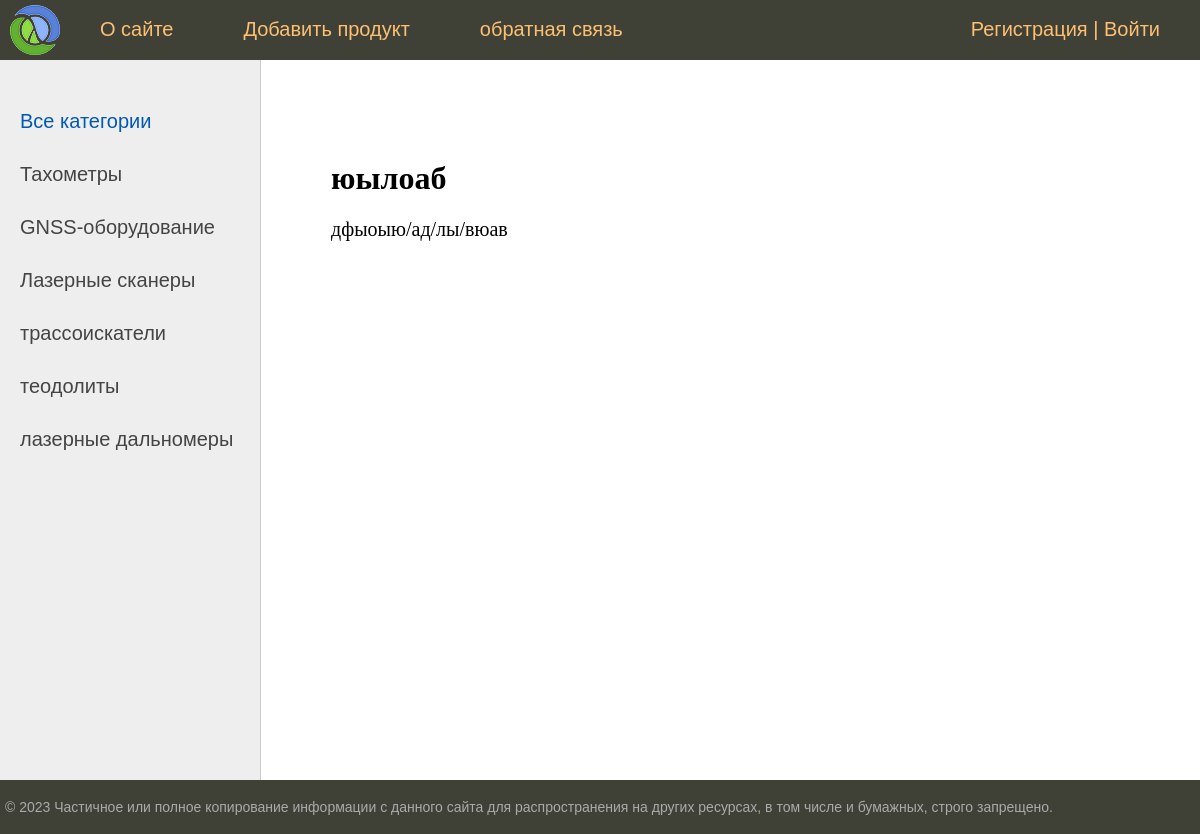
Page /product/yuyloab on the committed database.
### equipment/models.py (models this page shows, shortened)
class Category(models.Model):
    name = models.CharField(max_length=100, db_index=True, verbose_name="Категория")
    slug = models.SlugField(max_length=255, db_index=True, unique=True, verbose_name="URL")
    def get_absolute_url(self):
        return reverse('category', kwargs={'cat_slug': self.slug})
    class Meta:
        verbose_name="Категории"
        verbose_name_plural = "Категории"
        ordering = ['id']

class Equipment(models.Model):
    title = models.CharField(max_length=255, verbose_name="Название")
    slug = models.SlugField(max_length=255, unique=True, db_index=True, verbose_name="URL")
    price = models.IntegerField(verbose_name="Цена")
    content = models.TextField(blank=True, verbose_name="Описание")
    photo = models.ImageField(upload_to="photos/%Y/%m/%d/", blank=True, verbose_name="Фото")
    is_published = models.BooleanField(default=True, verbose_name="Наличие")
    time_create = models.DateTimeField(auto_now=True, verbose_name="Время создания")
    cat = models.ForeignKey('Category', on_delete=models.PROTECT, verbose_name="Категория")
    def __str__(self):
        return self.title
    class Meta:
        verbose_name = "Продукция/Товары"
        verbose_name_plural = "Продукция/Товары"
        ordering = ['-time_create', 'title']

### equipment/views.py (the view)
# urls.py: path('product/<slug:prod_slug>', show_prod.as_view(), name='prod'),
class show_prod(DataMixin, DetailView):
    model = Equipment
    template_name = 'equipment/product.html'
    slug_url_kwarg = 'prod_slug'
    context_object_name = 'product'
    def get_context_data(self, *, object_list=None, **kwargs):
        context = super().get_context_data(**kwargs)
        c_def = self.get_user_context(title=context['product'])
        return dict(list(context.items()) + list(c_def.items()))

### equipment/utils.py (called while the page is built)
    def get_user_context(self, **kwargs):
        context = kwargs
        cats = Category.objects.all()
        context['menu'] = menu
        context['cats'] = cats
        if 'cat_selected' not in context:
            context['cat_selected'] = 0
        return context

### equipment/templates/equipment/product.html (shortened to what this page needs)
{% extends 'equipment/base.html' %}
{% block content %}
    <h1>{{product.title}}</h1>
{{product.content|linebreaks}}
{% endblock %}

### equipment/templates/equipment/base.html (shortened to what this page needs)
{% load static %}
{% load equipment_tags %}
<!DOCTYPE html>
<html>
<head>
	<link type="text/css" href="{% static 'equipment/css/style.css' %}" rel="stylesheet" />
</head>
<body>
<table class="table-page" border=0 cellpadding="0" cellspacing="0">
<tr><td valign=top>
{% block mainmenu %}
		<div class="header">
			<ul id="mainmenu" class="mainmenu">
			<li class="logo"><a href="{% url 'home' %}"><div class="logo"></div></a></li>
{% for m in menu %}
			<li><a href="{% url m.url_name %}">{{m.title}}</a></li>
{% endfor %}
				{% if request.user.is_authenticated %}
				<li class="last">{{user.username}} | <a href="{% url 'logout' %}">Выйти</a></li>
				{% else %}
				<li class="last"><a href="{% url 'register' %}">Регистрация</a> | <a href="{% url 'login' %}">Войти</a></li>
				{% endif %}
			</ul>
		</div>
{% endblock mainmenu %}
<table class="table-content" border=0 cellpadding="0" cellspacing="0">
<tr>
	<td valign="top" class="left-chapters">
	<ul id="leftchapters">
	{% if cat_selected == 0 %}
		<li class="selected">Все категории</li>
	{% else %}
			<li><a href="{% url 'home' %}">Все категории</a></li>
	{% endif %}
	{% for c in cats %}
		{% if c.pk == cat.selected %}
			<li class="selected">{{c.name}}</li>
		{% else %}
			<li><a href="{{ c.get_absolute_url }}">{{c.name}}</a></li>
		{% endif %}
	{% endfor %}
	</ul>
</td>
<td valign="top" class="content">
	<div class="content-text">
{% block content %}
{% endblock %}
</td></tr></table>
</td></tr>
<tr><td valign=top>
	<div id="footer">
		<p>&copy; 2023 Частичное или полное копирование информации с данного сайта для распространения на других ресурсах, в том числе и бумажных, строго запрещено.</p>
	</div>
</td></tr></table>
</body>
</html>

### equipment/static/equipment/css/style.css (style rules this page uses)
html, body { font-family: 'Arial'; margin: 0; padding: 0; height: 100%; width: 100%; color: #444; }
a { color: #0059b2; text-decoration: none; }
.table-page { width: 100%; height: 100%; vertical-align: top; }
.table-page tr { height: 100%; }
.header { background: #3F4137; height: 60px; }
.logo { background: url('../images/logo.png') no-repeat 10px 5px; width: 70px; height: 60px; }
ul.mainmenu { list-style: none; margin: 0; padding: 0; height: 60px; color: #fdc073; font-size: 20px; overflow: hidden; }
ul.mainmenu li { float: left; margin: 18px 40px 0 30px; }
ul.mainmenu li.logo { margin: 0; }
ul.mainmenu li.last { float: right; }
ul.mainmenu li a { color: #fdc073; text-decoration: none; }
.table-content { width: 100%; min-height: 100%; height: 100%; }
.left-chapters { margin: 0; background: #eee; border-right: 1px solid #ccc; min-height: 100%; }
.left-chapters ul { width: 230px; min-height: 100%; margin: 0; padding: 20px 10px 10px 20px; list-style: none; font-size: 20px; }
.left-chapters ul li { margin: 30px 0 0 0; color: #999; }
.left-chapters ul li.selected { color: #0059b2; }
.left-chapters ul li a { color: #444; text-decoration: none; }
.content { padding: 40px 20px 20px 40px; width: 100%; box-sizing: border-box; }
.content-text { margin: 60px 0 0 30px; color: #000; font-size: 20px; font-family: Yandex Sans Display Light; }
.content-text h1 { font-size: 32px; }
#footer { box-sizing: border-box; background: #3F4137; padding: 5px; color: #aaa; font-size: 14px; font-family: Verdana, Geneva, Arial, Helvetica; text-align: left; overflow: hidden; }
.table-content { min-height: calc(100vh - 80px); }

### rows in the picture
Category: name "Тахометры"
Category: name "GNSS-оборудование"
Category: name "Лазерные сканеры"
Category: name "трассоискатели"
Category: name "теодолиты"
Category: name "лазерные дальномеры"
Equipment: title "юылоаб", content "дфыоыю/ад/лы/вюав"

### other values in the picture
{{ m.title }} "О сайте" "Добавить продукт" "обратная связь"
